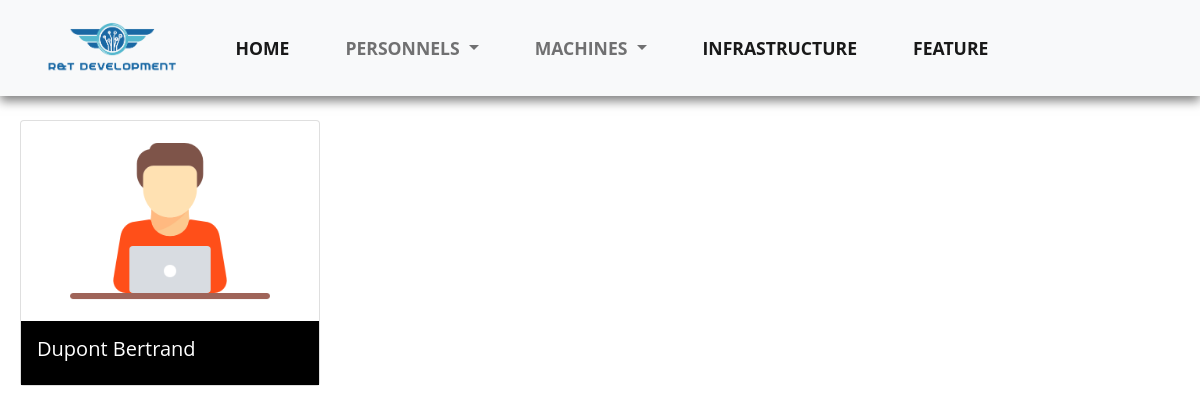
/computerApp/personnels/ (signed in), run on an earlier commit of the app's database.
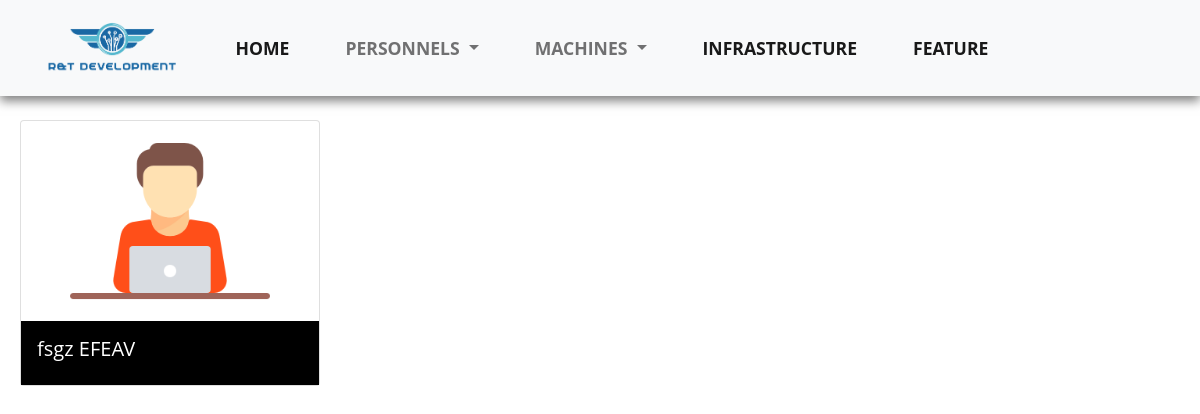
And on a later commit of the database.
### computerApp/models.py (models this page shows)
class Personnel(models.Model):
    Poste = (
        ('Ingénieur en sécurité informatique', 'Ingénieur en sécurité informatique'),
        ('Administrateur système', 'Administrateur système'),
        ('Administrateur réseau', 'Administrateur réseau'),
        ('Technicien support informatique', 'Technicien support informatique'),
        ("Analyste en systèmes d'information", "Analyste en systèmes d'information"),
        ("Développeur d'applications", "Développeur d'applications"),
        ('Responsable de la gestion des données', 'Responsable de la gestion des données'),
    )
    Infrastructure = (
        ('Poitiers', 'Poitiers'),
        ('Marseille', 'Marseille'),
        ('Châtellerault', 'Châtellerault'),
    )
    Civilite = (
        ('Homme',('Homme')),
        ('Femme',('Femme')),
        ('Indéfini',('Indéfini')),
    )
    id = models.AutoField(primary_key=True, editable=False)
    civilite = models.CharField(max_length = 32, choices=Civilite,default='Indéfini')
    prenom = models.CharField(max_length=200)
    nom = models.CharField(max_length=200)
    email = models.CharField(max_length=50,validators=[EmailValidator(message="Veuillez entrer une adresse email valide.")])
    poste = models.CharField(max_length = 40, choices=Poste,default='Employer')
    infrastructure = models.CharField(max_length = 60,choices=Infrastructure, default='Marseille')

### computerApp/views.py (the view)
# urls.py: path('personnels/',views.liste_personnels,name='personnels'),
def liste_personnels(request):
    personnels = Personnel.objects.all()
    context = {
        'personnels' : personnels,
    }
    return render(request,'computerApp/liste_personnels.html',context)

### computerApp/templates/computerApp/liste_personnels.html
{% extends "index.html" %}
{% load static %}
{% block content%}
<link rel="stylesheet" type="text/css" href="{% static 'style_liste_personnels.css' %}">
<div style="margin-top:6%">
    {% for personnel in personnels %}
        <div class="card d-inline-block mt-5 mx-lg-10 taille">
            {% if personnel.civilite == 'Madame' %}
                <img src="{% static 'computerApp/images/employe_f.png' %}" class="card-img-top contenu" alt="logo">
            {% else %}
                <img src="{% static 'computerApp/images/employe_h.png' %}" class="card-img-top contenu" alt="logo">
            {% endif %}
            <div class="card-body fond">
                <a class="no-line" href="{% url 'personnel-detail' personnel.id %}"><h5 class="card-title text-white">{{personnel.nom}} {{personnel.prenom}}</h5></a>
            </div>
        </div>
    {% endfor %}
</div>
{% endblock %}

What changed in the data, as far as the page shows it:
removed Personnel: nom "Dupont", prenom "Bertrand"
added Personnel: nom "fsgz", prenom "EFEAV"
